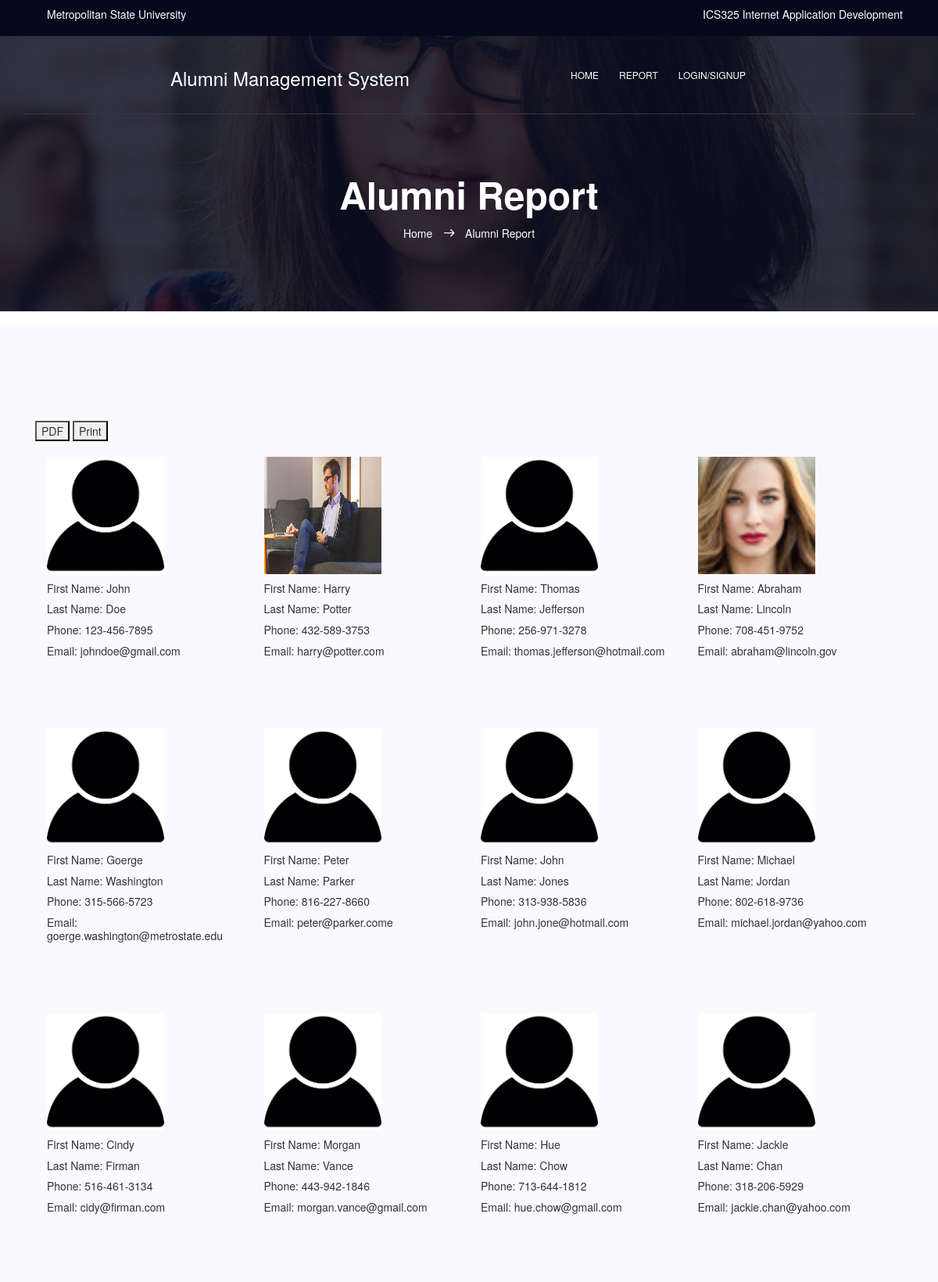
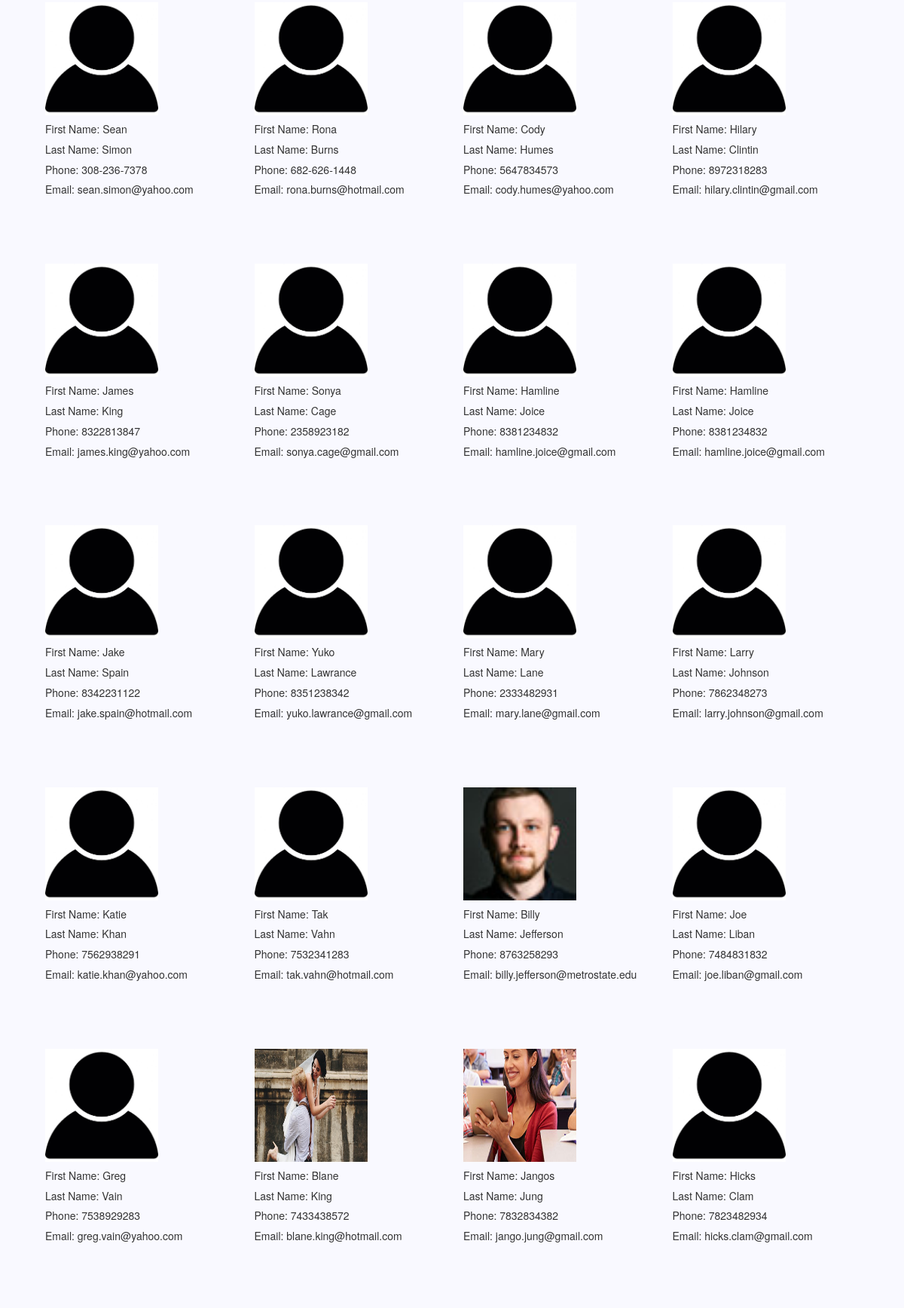
Screenshot of /alumni_report.php (upper part) with the database file from the repository (2 pictures, top to bottom).
### tables this page shows
CREATE TABLE `alumni` (
  `id` int(6) NOT NULL,
  `user_image` varchar(255) NOT NULL,
  `first_name` varchar(30) NOT NULL,
  `last_name` varchar(30) NOT NULL,
  `phone` varchar(15) NOT NULL,
  `phone_type` varchar(10) NOT NULL,
  `email` varchar(50) NOT NULL,
  `address1` varchar(100) NOT NULL,
  `address2` varchar(100) NOT NULL,
  `city` varchar(50) NOT NULL,
  `state` varchar(50) NOT NULL,
  `zipcode` int(5) NOT NULL,
  `password` varchar(25) NOT NULL,
  `password_repeat` varchar(25) NOT NULL
);

### alumni_report.php (the view, shortened to what this page needs)
<?php
require 'db_configuration.php';
$query = "SELECT *
               FROM alumni";
$GLOBALS['gridResults'] = mysqli_query($db, $query);
?>
<!DOCTYPE html>
<html lang="zxx" class="no-js">
<head>
    <link rel="stylesheet" href="css/linearicons.css">
    <link rel="stylesheet" href="css/font-awesome.min.css">
    <link rel="stylesheet" href="css/bootstrap.css">
    <link rel="stylesheet" href="css/magnific-popup.css">
    <link rel="stylesheet" href="css/nice-select.css">
    <link rel="stylesheet" href="css/animate.min.css">
    <link rel="stylesheet" href="css/owl.carousel.css">
    <link rel="stylesheet" href="css/jquery-ui.css">
    <link rel="stylesheet" href="css/main.css">
    <link rel="stylesheet" type="text/css" href="css/animation.css">
    <link rel="stylesheet" href="https://maxcdn.bootstrapcdn.com/bootstrap/3.3.7/css/bootstrap.min.css">
</head>
<body>
<header id="header" id="home">
    <div class="header-top">
        <div class="container">
            <div class="row">
                <div class="col-lg-6 col-sm-6 col-8 header-top-left no-padding">
                    <ul>
                        <li><font style="color: white; font-size: 14px;">Metropolitan State University</font>
                    </ul>
                </div>
                <div class="col-lg-6 col-sm-6 col-4 header-top-right no-padding">
                    <font style="color: white; font-size: 14px;">ICS325 Internet Application Development</font>
                </div>
            </div>
        </div>
    </div>
    <div class="container main-menu">
        <div class="row align-items-center justify-content-between d-flex">
            <div id="logo">
                <a href="index.php"><h3 style="color: white;"> Alumni Management System </h3></a>
            </div>
            <nav id="nav-menu-container">
                <ul class="nav-menu">
                    <li><a href="index.php">Home</a></li>
                    <li><a href="reports.php">Report</a></li>
                    <li class="nav-item">
                        <?php
                        if (isset($_SESSION['type'])) {
                            echo '<a class="nav-link" href="logoutPage.php">Logout</a>';
                        }
                        else {
                            echo '<a class="nav-link" href="loginPage.php">Login/SignUp</a>';
                        }
                        ?>
                    </li>
                </ul>
            </nav>
        </div>
    </div>
</header>
<section class="banner-area relative about-banner" id="home">
    <div class="overlay overlay-bg"></div>
    <div class="container">
        <div class="row d-flex align-items-center justify-content-center">
            <div class="about-content col-lg-12">
                <h1 class="text-white">
                    Alumni Report
                </h1>
                <p class="text-white link-nav"><a href="index.php">Home </a> <span class="lnr lnr-arrow-right"></span>
                    <a href="alumni_report.php"> Alumni Report </a></p>
            </div>
        </div>
    </div>
</section>
<br>
<section class="contact-page-area section-gap">
    <div class="container">
        <div class="row">
            <div class="col-lg-12">
                <button id="cmd">PDF</button>
                <button id="print" onclick="printContent('gridView');">Print</button>
                <br><br>
                <div id="gridView" style="display:block">
                    <?php
                    $rows = $gridResults->num_rows;
                    if ($rows > 0) {
                        $cols = 4;
                        $counter = 1;
                        $nbsp = $cols - ($rows % $cols);
                        $container_class = 'container-fluid';
                        $row_class = 'row';
                        $col_class = 'col-md-3';
                        echo '<div class="' . $container_class . '">';
                        while ($row = $gridResults->fetch_array()) {
                            if (($counter % $cols) == 1) {
                                echo '<div class="' . $row_class . '">';
                            }
                            echo
                                '<div class="' . $col_class . '">';
                            if ($row['user_image'] == "") {
                                echo ' <img src="img/user/user.jpg" width="150" height="150" alt="" /> ';
                            } else {
                                echo ' <img src="img/user/' . $row['user_image'] . '" width="150" height="150" alt="" /> ';
                            }
                            echo '<h6 style="font-size:14px;"> First Name: ' . $row['first_name'] . '</h6>
        <h6 style="font-size:14px;"> Last Name: ' . $row['last_name'] . '  </h6>
        <h6 style="font-size:14px;"> Phone: ' . $row['phone'] . '  </h6>
        <h6 style="font-size:14px;"> Email: ' . $row['email'] . '  </h6>
        <br> </br>
        <br> </br>
        </div>';
                            if (($counter % $cols) == 0) {
                                echo '</div>';
                            }
                            $counter++;
                        }
                        if ($nbsp > 0) {
                            echo '</div>';
                        }
                        echo '</div>';
                    }
                    ?>
                </div>
            </div>
        </div>
    </div>
</section>
</body>
</html>

### css/main.css (style rules this page uses)
body { color:#777; font-family:"Poppins",sans-serif;font-size:14px;font-weight:300;line-height:1.625em;position:relative }
ol,ul { margin:0;padding:0;list-style:none }
a { -webkit-transition:all 0.3s ease 0s;-moz-transition:all 0.3s ease 0s;-o-transition:all 0.3s ease 0s;transition:all 0.3s ease 0s }
a,a:focus,a:hover { text-decoration:none;outline:0 }
h1,h2,h3,h4,h5,h6 { font-family:"Poppins",sans-serif;color:#222;line-height:1.2em !important;margin-bottom:0;margin-top:0;font-weight:600 }
h1,.h1 { font-size:36px }
h3,.h3 { font-size:24px }
h6,.h6 { font-size:14px;color:#222 }
.text-white { color:#fff }
.relative { position:relative }
.overlay { position:absolute;left:0;right:0;top:0;bottom:0 }
.no-padding { padding:0 }
h1 { font-size:36px }
h3 { font-size:24px }
h6 { font-size:14px }
h1,h2,h3,h4,h5,h6 { line-height:1.5em }
.header-top { background:#04091e;font-size:12px;padding:8px }
.header-top ul li { display:inline-block;margin-left:15px }
.header-top .header-top-left { text-align:left }
.header-top .header-top-right { text-align:right }
.main-menu { padding-bottom:20px;padding-top:20px;border-bottom:1px solid #39353e }
#header { position:fixed;left:0;top:0;right:0;transition:all 0.5s;z-index:997 }
.nav-menu,.nav-menu * { margin:0;padding:0;list-style:none }
.nav-menu li { position:relative;white-space:nowrap }
.nav-menu>li { float:left }
.nav-menu a { padding:0 8px 0px 8px;text-decoration:none;display:inline-block;color:#fff;font-weight:500;font-size:12px;text-transform:uppercase;outline:none }
.nav-menu>li { margin-left:10px }
#mobile-nav { position:fixed;top:0;padding-top:18px;bottom:0;z-index:998;background:rgba(0,0,0,0.8);left:-260px;width:260px;overflow-y:auto;transition:0.4s }
#mobile-nav ul { padding:0;margin:0;list-style:none }
#mobile-nav ul li { position:relative }
#mobile-nav ul li a { color:#fff;font-size:13px;text-transform:uppercase;overflow:hidden;padding:10px 22px 10px 15px;position:relative;text-decoration:none;width:100%;display:block;outline:none;font-weight:400 }
.section-gap { padding:120px 0 }
.banner-area { background:url(../img/banner-bg.jpg) right;background-size:cover }
.banner-area .overlay-bg { background-color:rgba(4,9,30,0.8) }
.link-nav { margin-top:10px;margin-bottom:0px }
.about-banner { background:url(../img/top-banner.jpg) right no-repeat;background-size:cover }
.about-content { margin-top:110px;padding:90px 0px;text-align:center }
.about-content h1 { font-size:48px;font-weight:600 }
.about-content a { color:#fff;font-weight:300;font-size:14px }
.about-content .lnr { margin:0px 10px;font-weight:600 }
.contact-page-area { background:#f9f9ff }

### rows the page displays
alumni: first_name "John", last_name "Doe", phone "123-456-7895", email "johndoe@gmail.com"
alumni: user_image (picture), first_name "Harry", last_name "Potter", phone "432-589-3753", email "harry@potter.com"
alumni: first_name "Thomas", last_name "Jefferson", phone "256-971-3278", email "thomas.jefferson@hotmail.com"
alumni: user_image (picture), first_name "Abraham", last_name "Lincoln", phone "708-451-9752", email "abraham@lincoln.gov"
alumni: first_name "Goerge", last_name "Washington", phone "315-566-5723", email "goerge.washington@metrostate.edu"
alumni: first_name "Peter", last_name "Parker", phone "816-227-8660", email "peter@parker.come"
alumni: first_name "John", last_name "Jones", phone "313-938-5836", email "john.jone@hotmail.com"
alumni: first_name "Michael", last_name "Jordan", phone "802-618-9736", email "michael.jordan@yahoo.com"
alumni: first_name "Cindy", last_name "Firman", phone "516-461-3134", email "cidy@firman.com"
alumni: first_name "Morgan", last_name "Vance", phone "443-942-1846", email "morgan.vance@gmail.com"
alumni: first_name "Hue", last_name "Chow", phone "713-644-1812", email "hue.chow@gmail.com"
alumni: first_name "Jackie", last_name "Chan", phone "318-206-5929", email "jackie.chan@yahoo.com"
alumni: first_name "Sean", last_name "Simon", phone "308-236-7378", email "sean.simon@yahoo.com"
alumni: first_name "Rona", last_name "Burns", phone "682-626-1448", email "rona.burns@hotmail.com"
alumni: first_name "Cody", last_name "Humes", phone "5647834573", email "cody.humes@yahoo.com"
alumni: first_name "Hilary", last_name "Clintin", phone "8972318283", email "hilary.clintin@gmail.com"
alumni: first_name "James", last_name "King", phone "8322813847", email "james.king@yahoo.com"
alumni: first_name "Sonya", last_name "Cage", phone "2358923182", email "sonya.cage@gmail.com"
alumni: first_name "Hamline", last_name "Joice", phone "8381234832", email "hamline.joice@gmail.com"
alumni: first_name "Hamline", last_name "Joice", phone "8381234832", email "hamline.joice@gmail.com"
alumni: first_name "Jake", last_name "Spain", phone "8342231122", email "jake.spain@hotmail.com"
alumni: first_name "Yuko", last_name "Lawrance", phone "8351238342", email "yuko.lawrance@gmail.com"
alumni: first_name "Mary", last_name "Lane", phone "2333482931", email "mary.lane@gmail.com"
alumni: first_name "Larry", last_name "Johnson", phone "7862348273", email "larry.johnson@gmail.com"
alumni: first_name "Katie", last_name "Khan", phone "7562938291", email "katie.khan@yahoo.com"
alumni: first_name "Tak", last_name "Vahn", phone "7532341283", email "tak.vahn@hotmail.com"
alumni: user_image (picture), first_name "Billy", last_name "Jefferson", phone "8763258293", email "billy.jefferson@metrostate.edu"
alumni: first_name "Joe", last_name "Liban", phone "7484831832", email "joe.liban@gmail.com"
alumni: first_name "Greg", last_name "Vain", phone "7538929283", email "greg.vain@yahoo.com"
alumni: user_image (picture), first_name "Blane", last_name "King", phone "7433438572", email "blane.king@hotmail.com"
alumni: user_image (picture), first_name "Jangos", last_name "Jung", phone "7832834382", email "jango.jung@gmail.com"
alumni: first_name "Hicks", last_name "Clam", phone "7823482934", email "hicks.clam@gmail.com"
